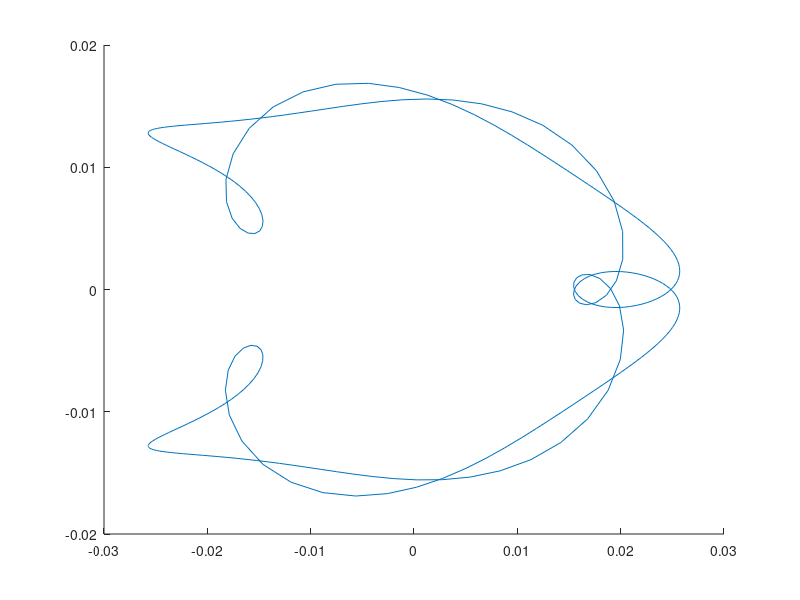

Here is the MATLAB script that generated this plot: (Note: this script raises an error after producing the figure.)
clear; clc; close all;

%% Robot & Sim. Data
R = 0.021;      % m
D = 0.1047;     % m
u1 = 10;  % rad/s
u2 = 7;
u3 = 5;

Ts = 0.15;      % s
b = 0.15;       % Look-ahead distance of point B 
kf = 44;        % sim. Time

% Time Vector 
t = 0:Ts:kf;    % Array of discrete time steps
N = length(t);

% Pre-allocate variables 
d_norms = zeros(1, N);

xr = zeros(1,N);
yr = zeros(1,N);
theta_r = zeros(1,N);

vr = zeros(1,N);
wr = zeros(1,N);

ur = zeros(2,N);

%% Compute reference trajectory
dv = zeros(2,N);
for k = 1:N
    tk = t(k);
    
    % Reference Trajectory 
    xr(k) = 0.6*sin(tk/3.5); 
    yr(k) = 0.6*sin(tk/7);
    
    % 1st derivatives 
    x_dot = (0.6 / 3.5) * cos(tk / 3.5);
    y_dot = (0.6 / 7.0) * cos(tk / 7.0);
    
    % 2nd derivatives 
    x_ddot = -(0.6 / 3.5^2) * sin(tk / 3.5);
    y_ddot = -(0.6 / 7.0^2) * sin(tk / 7.0);
    
    % Unicycle Reference Velocities (Eq 11) 
    vr(k) = sqrt(x_dot^2 + y_dot^2);
    
    % Prevent division by zero 
    if (x_dot^2 + y_dot^2) == 0
        wr(k) = 0;
    else
        wr(k) = (y_ddot * x_dot - x_ddot * y_dot) / (x_dot^2 + y_dot^2);
    end
    
    theta_r(k) = atan2(y_dot, x_dot);
    
    % Virtual Reference Input ur(k) (Eq 17) 
    T_FL_inv = [cos(theta_r(k)), -b * sin(theta_r(k)); 
                sin(theta_r(k)),  b * cos(theta_r(k))];
            
    ur(:,k) = T_FL_inv * [vr(k); wr(k)];
    
    % Disturbance d(k) (Eq 16) 
    B = eye(2) * Ts;
    d = -B * ur(:,k);
    dv(:,k) = d;
    % Euclidean norm (length) of the disturbance vector
    d_norms(k) = norm(d);
end

% maximum disturbance radius for Set D
radii.rD = max(d_norms);
fprintf('radius of the disturbance set D (rd): %.4f\n', radii.rD);

figure;
hold on;
disturbances = plot(dv(1,:),dv(2,:));
Dset = ellipsoid(radii.rD^2 * eye(2));
plot(Dset);
grid on;
hold off


%% Offline Phase

% Calculate radii u1
radii.rU1 = (2 * u1 * R * b) / (sqrt(4 * b^2 + D^2));
fprintf('radius of set circ. approx. U [see (20)]: %.4f\n', radii.rU1);

radii.rBU1 = radii.rU1 * Ts;
fprintf('radius of BU [see (20)]: %.4f\n', radii.rBU1);

if radii.rD < radii.rBU1
    disp('Assumption 1 has been validated!')
else
    disp(['Assumption 1 cannot be validated: controller may not have sufficient' ...
        'authority to overcome disturbance'])
end

radii.rD2 = radii.rD - 0.087;
% Calculate radii u2
radii.rU2 = (2 * u2 * R * b) / (sqrt(4 * b^2 + D^2));
fprintf('radius of set circ. approx. U [see (20)]: %.4f\n', radii.rU2);

radii.rBU2 = radii.rU2 * Ts;
fprintf('radius of BU [see (20)]: %.4f\n', radii.rBU2);

if radii.rD2 < radii.rBU2
    disp('Assumption 1 has been validated!')
else
    disp(['Assumption 1 cannot be validated: controller may not have sufficient' ...
        'authority to overcome disturbance'])
end

radii.rD3 = radii.rD2 - 0.087;
% Calculate radii u3
radii.rU3 = (2 * u3 * R * b) / (sqrt(4 * b^2 + D^2));
fprintf('radius of set circ. approx. U [see (20)]: %.4f\n', radii.rU3);

radii.rBU3 = radii.rU3 * Ts;
fprintf('radius of BU [see (20)]: %.4f\n', radii.rBU3);

if radii.rD3 < radii.rBU3
    disp('Assumption 1 has been validated!')
else
    disp(['Assumption 1 cannot be validated: controller may not have sufficient' ...
        'authority to overcome disturbance'])
end

% Initial.
q0 = [0.6; 0; pi];
z0 = q0(1:2) + [b * cos(q0(3)); b * sin(q0(3))];
zr0 = [xr(1) + b * cos(theta_r(1)); yr(1) + b * sin(theta_r(1))];
zTilde0 = z0 - zr0;

% Compute ROSC sets Ti for u1
radii.T1 = zeros(1,500);
radii.T1(1) = radii.rD;
i = 2;

while ~isCovered(zTilde0, radii.T1(i-1))
    radii.T1(i) = radii.T1(i-1) - radii.rD + Ts * radii.rU1;
    i = i + 1;
end

radii.T1 = radii.T1(1:i-1);
Nradii1 = length(radii.T1);

% Compute ROSC sets Ti for u2
radii.T2 = zeros(1,500);
radii.T2(1) = radii.rD2;
i = 2;

while ~isCovered(zTilde0, radii.T2(i-1))
    radii.T2(i) = radii.T2(i-1) - radii.rD2 + Ts * radii.rU2;
    i = i + 1;
end

radii.T2 = radii.T2(1:i-1);
Nradii2 = length(radii.T2);

% Compute ROSC sets Ti for u3
radii.T3 = zeros(1,500);
radii.T3(1) = radii.rD3;
i = 2;

while ~isCovered(zTilde0, radii.T3(i-1))
    radii.T3(i) = radii.T3(i-1) - radii.rD3 + Ts * radii.rU3;
    i = i + 1;
end

radii.T3 = radii.T3(1:i-1);
Nradii3 = length(radii.T3);


%% Online
X = zeros(3,N);
X(:,1) = q0;

Z = zeros(2,N);
Zr = zeros(2,N);
ZTilde = zeros(2,N);

U_opt = zeros(2,N);

Hd = [-1/u1   0        1/u1      0;
      0         -1/u1      0         1/u1]';
T = [R/2 R/2; R/D -R/D];
A = eye(2);

WR = zeros(1,N);
WL = zeros(1,N);

Imin = zeros(1,N);

% --- Add these before the loop ---
u_pre = [0; 0];          % Track the previous control action
R_weight = 0.5 * eye(2); % Weight for the control rate penalty

for k = 1:N
    % Compute zTilde, store
    theta_k = X(3,k);
    z_k = X(1:2,k) + [b * cos(theta_k); b * sin(theta_k)];
    zr_k = [xr(k) + b * cos(theta_r(k)); yr(k) + b * sin(theta_r(k))];
    zTilde_k = z_k - zr_k;
    
    Z(:,k) = z_k;
    Zr(:,k) = zr_k;
    ZTilde(:,k) = zTilde_k;

    % Compute U(theta)
    T_FL_theta_k = [cos(theta_k) sin(theta_k); -sin(theta_k)/b cos(theta_k)/b];
    H_theta_k = Hd * inv(T) * T_FL_theta_k;

    % Compute ur_k
    
    % Find i_min
    i_min = 0;
    for i = 1:Nradii1
        if isCovered(zTilde_k, radii.T1(i))
            i_min = i; 
            Imin(k) = i_min; 
            break;
        end
    end

    % Solve optimization
    if i_min > 1
        objFun = @(u) objective(u, A, B, zTilde_k, ur(:,k),u_pre,R_weight);
        conFun = @(u) constr(u, A, B, zTilde_k, ur(:,k), radii.T1(i_min-1));
        options = optimoptions('fmincon', 'Display', 'none');
        [u_opt, ~] = fmincon(objFun, [0; 0], ...
                          H_theta_k, ones(4,1), ... 
                          [], [], ... 
                          [], [], ... 
                          conFun, ...  
                          options);  
    else
        leftPart = ones(4,1) + H_theta_k * inv(B) * zTilde_k;
        options = optimoptions("quadprog","Display","off");
        [ur_k_hat, ~] = quadprog(2 * eye(2), -2 * ur(:,k), H_theta_k, leftPart, [], [],[],[],[],options);
        u_opt = -inv(B) * zTilde_k + ur_k_hat;
    end

    % Store u_opt
    U_opt(:,k) = u_opt;

    % Compute wR,wL
    command = inv(T) * T_FL_theta_k * u_opt;
    WR(k) = command(1);
    WL(k) = command(2);

    % Apply to robot
    velocities = T * command;
    vk = velocities(1);
    wk = velocities(2);

    X(:,k+1) = X(:,k) + [Ts * vk * cos(theta_k); Ts * vk * sin(theta_k); Ts * wk];
    
    u_pre = u_opt;
end

%% Plots
figure;
hold on;
title('Reference Trajectory vs Actual Trajectory')
referenceTraj = plot(xr, yr, 'b-.', 'LineWidth', 1.5);
actualTraj = plot(X(1,:),X(2,:), 'LineWidth', 1.5, 'Color', 'r');
xlabel('X Position (m)');
ylabel('Y Position (m)');
grid on;
xlim([-1 1]);
ylim([-1 1]);
axis square
legend([referenceTraj, actualTraj], {'Reference','Actual'});
hold off;

% ROSC sets
figure;
hold on;
title('ROSC sets $\mathcal{T}_i, i=1,\dots,N$', 'Interpreter','latex')
grid on;
theta = linspace(0,2*pi,360);
for i = 1:Nradii1
    r = radii.T1(i);
    x = r*cos(theta);
    y = r*sin(theta);
    if i == 1
        hRed = plot(x,y,'-','Color','r');
    else
        plot(x,y,'-','Color','b');
    end
    axis square;
end

for i = 1:Nradii2
    r = radii.T2(i);
    x = r*cos(theta);
    y = r*sin(theta);
    if i == 1
        hRed = plot(x,y,'-','Color','r');
    else
        plot(x,y,'-','Color','g');
    end
    axis square;
end

for i = 1:Nradii3
    r = radii.T3(i);
    x = r*cos(theta);
    y = r*sin(theta);
    if i == 1
        hRed = plot(x,y,'-','Color','r');
    else
        plot(x,y,'-','Color','m');
    end
    axis square;
end
hDot = plot(zTilde0(1),zTilde0(2),'LineStyle','none','Marker','hexagram','MarkerSize',8,'Color','black','MarkerFaceColor','black');
points = plot(ZTilde(1,:), ZTilde(2,:), 'Color','m','Marker','o');
legend( [hRed,hDot,points],{'Set $\mathcal{D}$','$\tilde{z}(0)$','$\tilde{z}(k)$'},'Interpreter','latex');
hold off

figure;
hold on;
title('$i(k)$ value over time', 'Interpreter','latex');
plot(1:N,Imin, 'LineWidth',1.5);
grid on;
axis tight
hold off

figure;
hold on;
subplot(3,3,[1 2 3])
hold on
title('Angular Velocities')
maxLine = yline(u1, 'LineStyle','--','Color','r');
plotWR = plot(1:N,WR,'LineWidth',1.5);
plotWL = plot(1:N,WL,'LineWidth',1.5);
legend([plotWL,plotWR,maxLine],{'$\omega_L$','$\omega_R$','$\bar{\omega}$'},'Interpreter','latex');
grid on;
hold off
subplot(3,3,[4 5 6])
hold on
title('Actual vs Reference Angle')
unwrapped_theta_r = unwrap(theta_r);
plotThetaRef = plot(1:N,unwrapped_theta_r,'LineStyle','--','Color','black','LineWidth',1.5);
plotThetaActual = plot(1:N, X(3,1:N), 'LineWidth', 1.5);
legend([plotThetaRef, plotThetaActual], {'$\theta_r$', '$\theta$'}, 'Interpreter', 'latex');
grid on;
hold off
subplot(3,3,[7 8 9])
hold on
title('Control Input')
u1r_plot = plot(1:N, ur(1,:), 'LineWidth', 1.5, 'LineStyle','--','Color','b');
u1_plot = plot(1:N, U_opt(1,:),'LineWidth', 1.5, 'Color','b');
u2r_plot = plot(1:N, ur(2,:), 'LineWidth', 1.5, 'LineStyle','--','Color','g');
u2_plot = plot(1:N, U_opt(2,:),'LineWidth', 1.5, 'Color','g');
legend([u1r_plot,u1_plot,u2r_plot,u2_plot],{'$u(1)_r$','$u(1)_{opt}$','$u(2)_r$','$u(2)_{opt}$'},'Interpreter','latex');
grid on;
hold off;
hold off;

%% Functions
function boolean = isCovered(zTilde0, r)
    dist = norm(zTilde0,2);
    boolean = dist <= r;
end
